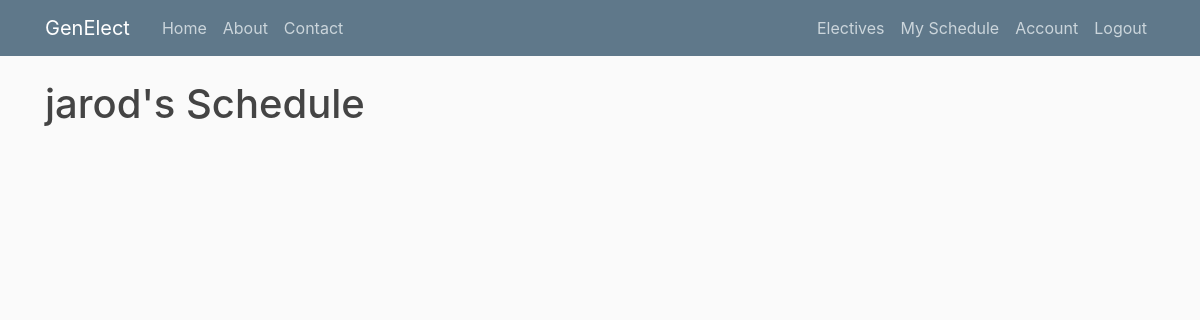
The app's page /schedule (signed in), older data.
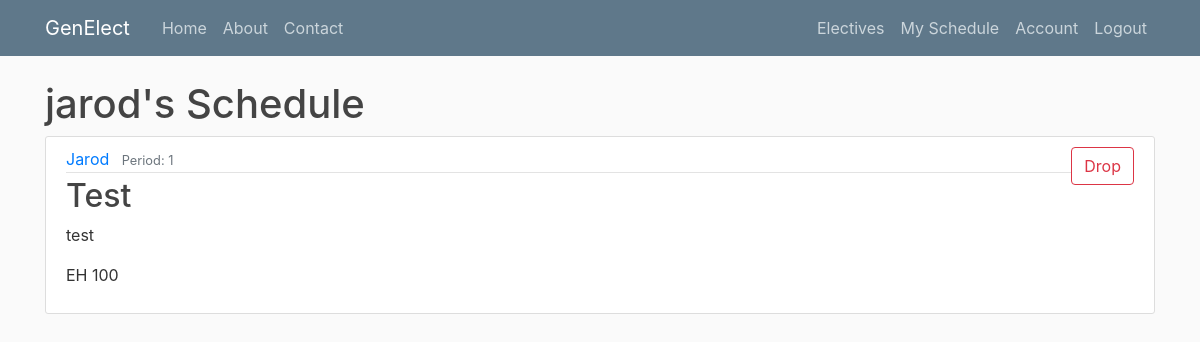
The same page, newer data.
### genElect/models.py (models this page shows)
class Base(db.Model):
    __abstract__ = True
    id = db.Column(db.Integer, primary_key=True, autoincrement=True)
    date_created = db.Column(db.DateTime, default=db.func.current_timestamp())
    date_modified = db.Column(db.DateTime, default=db.func.current_timestamp(),
            onupdate=db.func.current_timestamp())

class Offerings(Base):
    __tablename__ = 'offerings'
    day = db.Column(db.Date)
    period_start = db.Column(db.Integer)
    period_length = db.Column(db.Integer)
    building = db.Column(db.String(100))
    room = db.Column(db.String(100))
    instructor = db.Column(db.String(100))
    current_count = db.Column(db.Integer)
    capacity = db.Column(db.Integer)
    elective_id = db.Column(db.Integer, db.ForeignKey('electives.id'), nullable=False)
    registrations = db.relationship('Registrations', backref='offering', lazy=True)

class Electives(Base):
    __tablename__ = 'electives'
    name = db.Column(db.String(100))
    description = db.Column(db.String(500))
    prerequisites = db.relationship('Prerequisites', backref='elective', lazy=True)
    offerings = db.relationship('Offerings', backref='elective', lazy=True)
    completed_users = db.relationship('Completions', backref='elective', lazy=True)
    can_retake = db.Column(db.Boolean)

### genElect/__init__.py (the view)
@app.route("/schedule") #FOR STUDENT USE
def schedule():
    if current_user.is_authenticated:
        if current_user.role == 'admin' or current_user.role == 'instructor':
            user_id = request.args.get('user_id')
            user = Users.query.filter_by(id=user_id).first()
            if not user:
                flash("User schedule not found", 'danger')
                return redirect(url_for('allusers'))
        else:
            user = current_user
        registrations = user.registrations #grab all user registrations
        registered = [] #to build out registered offerings
        for registration in registrations:
            if registration.offering.period_start == 1:
                registered.append(registration.offering)
        for registration in registrations:
            if registration.offering.period_start == 2:
                registered.append(registration.offering)
        for registration in registrations:
            if registration.offering.period_start == 3:
                registered.append(registration.offering)
        return render_template('schedule.html', registered=registered, user=user)
    else:
        flash("Please login first", 'info')
        return redirect(url_for('login'))

### genElect/__init__.py (called while the page is built)
@login_manager.user_loader
def load_user(user_id):
    return Users.query.get(int(user_id))

### genElect/templates/schedule.html
{% extends "layout.html" %}
{% block content %}
<h1>{{user.full_name}}'s Schedule</h1>
    {% for offering in registered %}
        <article class="media content-section">
          <div class="media-body">
            <div class="article-metadata">
              <a class="mr-2" href="#">{{offering.instructor}}</a>
              <small class="text-muted">Period: {{ offering.period_start }}</small>
            </div>
            <h2><a class="article-title" href="#">{{ offering.elective.name }}</a></h2>
            <p class="article-content">{{ offering.elective.description }}</p>
            <p class="article-content">{{ offering.building }} {{ offering.room }}</p>
          </div>
          {% if current_user == user %}
            <div class="form-group">
              <button type="button" onclick="window.location.href = '/drop/{{offering.id}}'" class="btn btn-outline-danger">Drop</button>
            </div>
          {% endif %}
        </article>
    {% endfor %}
{% endblock content %}

Row changes from the older to the newer data that the page shows:
now on this page (row edited): Offerings: instructor "Jarod", period_start "1", elective.name "Test", elective.description "test", building "EH", room "100"
